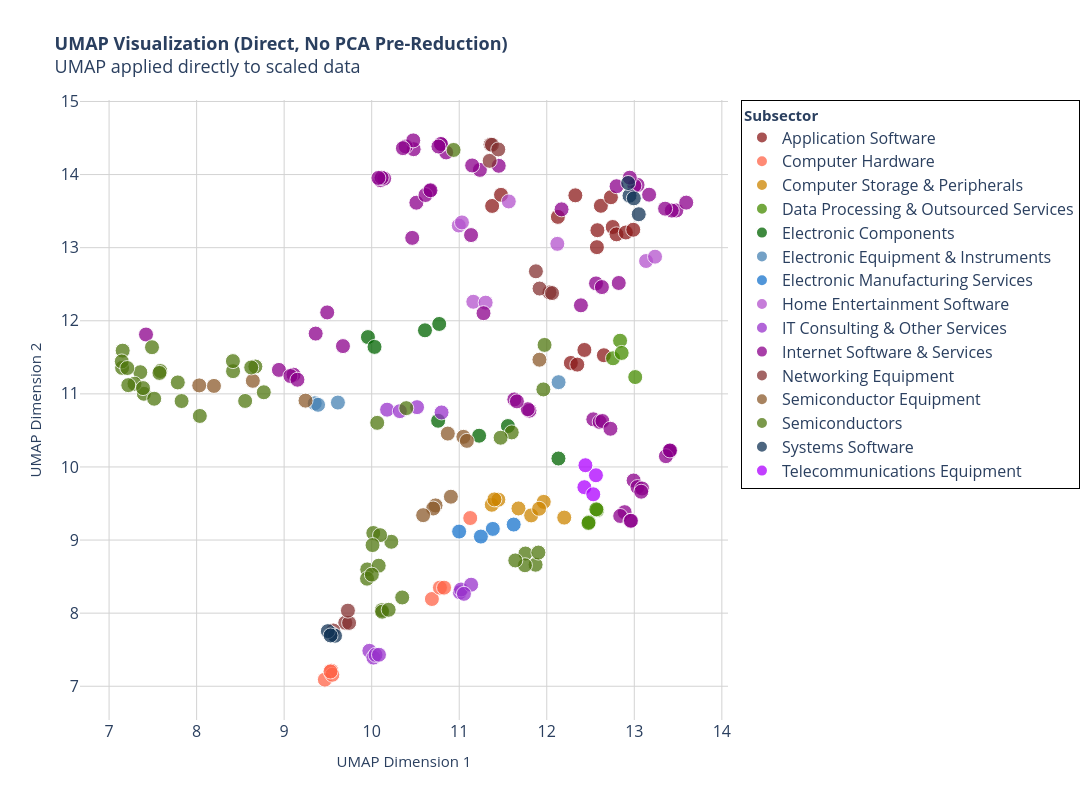

Notebook code cell kept with this figure:
### Code cell
# Plot 7: Interactive UMAP - no PCA

fig = go.Figure()
sectors = sorted(df_umap_direct['Subsector'].unique())

# Optional sector color mapping (reuse yours or auto-generate)
# Example if you had a predefined mapping:
# sector_colors = {'Technology': '#1f77b4', 'Healthcare': '#ff7f0e', ...}

for sector in sectors:
    sector_data = df_umap_direct[df_umap_direct['Subsector'] == sector]
    
    # Prepare custom hover text
    hover_text = []
    for idx, row in sector_data.iterrows():
        text = f"<b>{row['Ticker']}</b><br>"
        text += f"Sector: {sector}<br>"
        text += f"UMAP1: {row['UMAP1']:.2f}<br>"
        text += f"UMAP2: {row['UMAP2']:.2f}<br>"
        if 'Revenue' in sector_data.columns:
            text += f"Revenue: ${row['Revenue']:,.0f}<br>"
        if 'Assets' in sector_data.columns:
            text += f"Assets: ${row['Assets']:,.0f}<br>"
        if 'Net Income' in sector_data.columns:
            text += f"Net Income: ${row['Net Income']:,.0f}"
        hover_text.append(text)
    
    # Add trace for this sector
    fig.add_trace(go.Scatter(
        x=sector_data['UMAP1'],
        y=sector_data['UMAP2'],
        mode='markers',
        name=sector,
        marker=dict(
            size=15,
            color=sector_colors[sector] if 'sector_colors' in locals() else None,
            opacity=0.75,
            line=dict(width=1, color='white')
        ),
        text=hover_text,
        hovertemplate='%{text}<extra></extra>'
    ))

fig.update_layout(
    width=1300,
    height=800,
    title=dict(
        text='<b>UMAP Visualization (Direct, No PCA Pre-Reduction)</b><br>'
             'UMAP applied directly to scaled data',
        font=dict(size=18)
    ),
    xaxis=dict(
        title='UMAP Dimension 1',
        title_font=dict(size=15),  
        gridcolor='lightgray',
        showgrid=True,
        zeroline=True,
        zerolinecolor='gray',
        zerolinewidth=2
    ),
    yaxis=dict(
        title='UMAP Dimension 2',
        title_font=dict(size=15),  
        gridcolor='lightgray',
        showgrid=True,
        zeroline=True,
        zerolinecolor='gray',
        zerolinewidth=2
    ),
    hovermode='closest',
    plot_bgcolor='white',
    legend=dict(
        title=dict(text='<b>Subsector</b>', font=dict(size=15)),
        bgcolor="rgba(255,255,255,0.95)",
        bordercolor="black",
        borderwidth=1,
        font=dict(size=16),
        itemsizing='constant'
    )
)

fig.update_xaxes(tickfont=dict(size=16))
fig.update_yaxes(tickfont=dict(size=16))
fig.show()

## >> save as html and png for sharing
FILE_NAME = f"IT_subsector_UMAP_no_PCA_test11"
fig.write_html(f"{HTML_PATH}/{FILE_NAME}.html")
fig.write_image(f"{FIG_PATH}/{FILE_NAME}.png",
               width=1300, height=800,
               scale=3          # Scale factor (like DPI multiplier)
               )

# allow to open automatically in the default browser
# import webbrowser
webbrowser.open(f"{HTML_PATH}/{FILE_NAME}.html")
